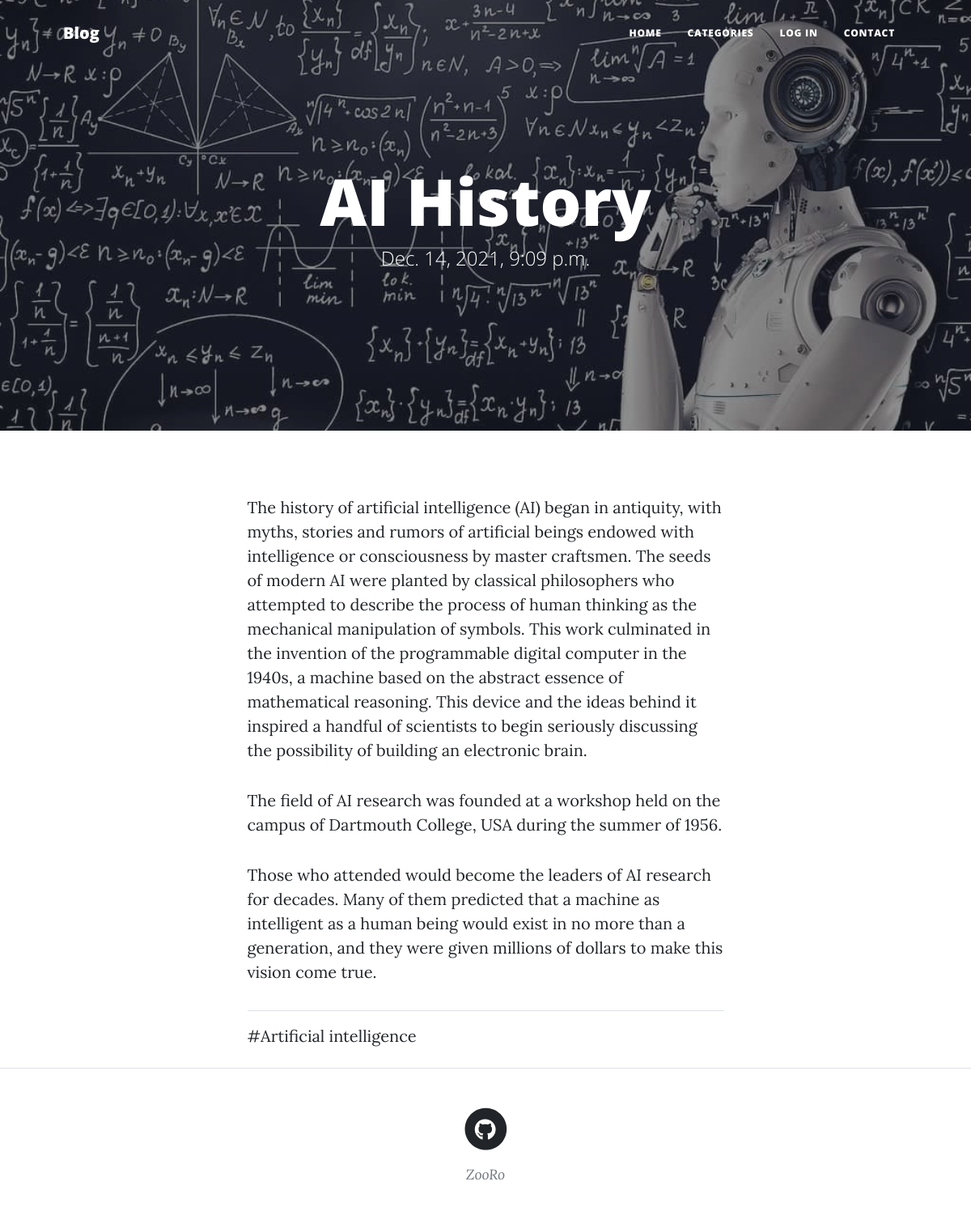
Page /article/ai-history/ on the committed database.
### blog/models.py (models this page shows, shortened)
class Article(models.Model):
    STATUS_CHOICE = (
        ('p', 'publish'),
        ('d', 'draft'),
    )
    author = models.ForeignKey(User, null=True, on_delete=models.SET_NULL, related_name='articles')
    title = models.CharField(max_length=50)
    slug = models.SlugField(max_length=60, unique=True)
    content = models.TextField()
    cover = models.ImageField(upload_to="articleCover")
    created_at = models.DateTimeField(auto_now_add=True)
    updated = models.DateTimeField(auto_now=True)
    publish = models.DateTimeField(default=timezone.now)
    category = models.ManyToManyField(Category, related_name='articles')
    status = models.CharField(max_length=1, choices=STATUS_CHOICE)

class Category(models.Model):
    title = models.CharField(max_length=50)
    slug = models.SlugField(max_length=60, unique=True)
    cover = models.ImageField(upload_to="media/categoryCover", blank=True, null=True)
    status = models.BooleanField(default=True)
    position = models.IntegerField()
    def __str__(self):
        return self.title

### blog/views.py (the view)
# urls.py: path('article/<slug:slug>/', PostView.as_view(), name='post'),
class PostView(generic.DetailView):
    def get_object(self, queryset=None):
        slug = self.kwargs.get('slug')
        return get_object_or_404(Article.objects.filter(status='p'), slug=slug)
    template_name = 'blog/post.html'
    context_object_name = 'article'

### blog/templatetags/base_tag.py (called while the page is built)
@register.simple_tag
def title(t="Project"):
    return t

### blog/templates/blog/post.html
{% extends 'base.html' %}
{% load static %}
{% block main %}
        <header class="masthead" style="background-image: url('{{article.cover.url}}')">
            <div class="container position-relative px-4 px-lg-5">
                <div class="row gx-4 gx-lg-5 justify-content-center">
                    <div class="col-md-10 col-lg-8 col-xl-7">
                        <div class="site-heading">
                            <h1>{{article.title}}</h1>
                            <span class="subheading">{{article.publish}}</span>
                        </div>
                    </div>
                </div>
            </div>
        </header>
        <article class="mb-4">
            <div class="container px-4 px-lg-5">
                <div class="row gx-4 gx-lg-5 justify-content-center">
                    <div class="col-md-10 col-lg-8 col-xl-7">
                        {{article.content | linebreaks}}
                        <hr>
                        {% for cat in  article.category.all %}
                                <a href="#">#{{ cat }}</a>
                        {% endfor %}
                    </div>
                </div>
            </div>
        </article>
{% endblock %}

### rows in the picture
Article: cover (picture), title "AI History", publish "Dec. 14, 2021, 9:09 p.m.", content "The history of artificial intelligence (AI) began in antiquity, with myths, stories and rumors of artificial beings endowed with intelligence or consciousness by master craftsmen. The seeds of modern AI were planted by classical philosophers who attempted to describe the process of human thinking as the mechanical manipulation of symbols. This work culminated in the invention of the programmable digital computer in the 1940s, a machine based on the abstract essence of mathematical reasoning. This device and the ideas behind it inspired a handful of scientists to begin seriously discussing the possibility of building an electronic brain. The field of AI research was founded at a workshop…"
Category: title "Artificial intelligence"
